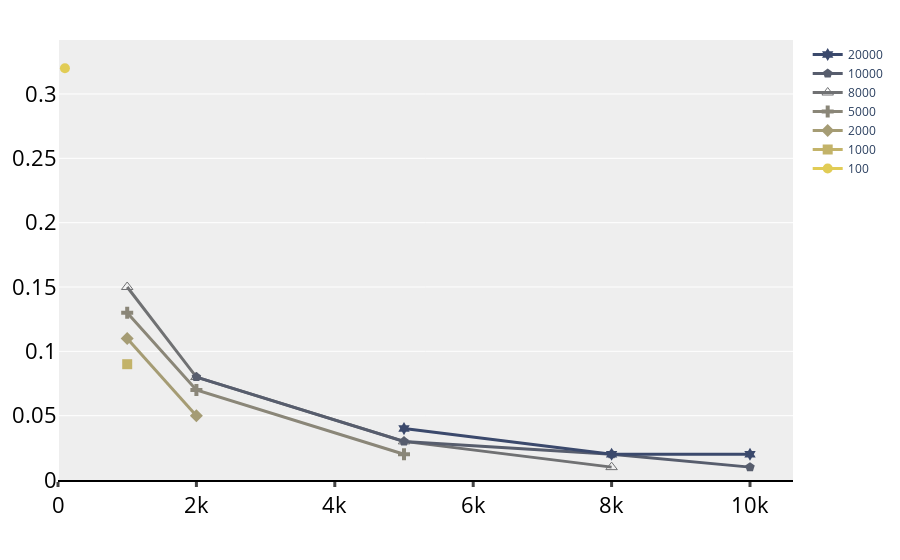

Notebook code cell kept with this figure:
### Code cell
# branch-misses
fig = go.Figure()
ploted_edge=[100,1000,2000,5000,8000,10000,20000]
for idx, e in enumerate(ploted_edge):
    same_e = res.loc[res['#E'] == e]
    fig.add_trace(go.Scatter(x=same_e["#V"], y=same_e["branch-misses"], name=f"{e}",
                             mode='lines+markers', marker=dict(symbol=marker_symbols[idx],size=10),
                             line=dict(color=colors[idx], width=3)))

fig.update_layout(xaxis=dict(showline=True, showgrid=False, rangemode="tozero",
                             linecolor='rgb(0, 0, 0)', linewidth=2,
                             tickwidth=3, tickfont=num_font, ticks='outside'),
                  yaxis=dict(tickfont=num_font, zeroline=False, showticklabels=True,rangemode="tozero",
                             showline=False),
                  showlegend=True,legend=dict(traceorder="reversed"),
                  margin=dict(autoexpand=True, l=40, r=20, t=40),
                  plot_bgcolor="#eeeeee"
                  )
fig.show()
fig.write_image("baseline_branch_miss.pdf")

### Figure 1 — Plotly figure (JSON) as saved in the notebook; plotly's stock layout.template omitted (floating-point values rounded to 4 significant figures)
{"data": [{"line": {"color": "#e1cc55", "width": 3}, "marker": {"size": 10, "symbol": "circle"}, "mode": "lines+markers", "name": "100", "type": "scatter", "x": [100], "y": [0.32]}, {"line": {"color": "#c3b369", "width": 3}, "marker": {"size": 10, "symbol": "square"}, "mode": "lines+markers", "name": "1000", "type": "scatter", "x": [1000], "y": [0.09]}, {"line": {"color": "#a59c74", "width": 3}, "marker": {"size": 10, "symbol": "diamond"}, "mode": "lines+markers", "name": "2000", "type": "scatter", "x": [1000, 2000], "y": [0.11, 0.05]}, {"line": {"color": "#8a8678", "width": 3}, "marker": {"size": 10, "symbol": "cross"}, "mode": "lines+markers", "name": "5000", "type": "scatter", "x": [1000, 2000, 5000], "y": [0.13, 0.07, 0.02]}, {"line": {"color": "#707173", "width": 3}, "marker": {"size": 10, "symbol": "triangle-up-open"}, "mode": "lines+markers", "name": "8000", "type": "scatter", "x": [1000, 2000, 5000, 8000], "y": [0.15, 0.08, 0.03, 0.01]}, {"line": {"color": "#575d6d", "width": 3}, "marker": {"size": 10, "symbol": "pentagon"}, "mode": "lines+markers", "name": "10000", "type": "scatter", "x": [2000, 5000, 8000, 10000], "y": [0.08, 0.03, 0.02, 0.01]}, {"line": {"color": "#3b496c", "width": 3}, "marker": {"size": 10, "symbol": "hexagram"}, "mode": "lines+markers", "name": "20000", "type": "scatter", "x": [5000, 8000, 10000], "y": [0.04, 0.02, 0.02]}], "layout": {"legend": {"traceorder": "reversed"}, "margin": {"autoexpand": true, "l": 40, "r": 20, "t": 40}, "plot_bgcolor": "#eeeeee", "showlegend": true, "xaxis": {"linecolor": "rgb(0, 0, 0)", "linewidth": 2, "rangemode": "tozero", "showgrid": false, "showline": true, "tickfont": {"color": "#000000", "size": 22}, "ticks": "outside", "tickwidth": 3}, "yaxis": {"rangemode": "tozero", "showline": false, "showticklabels": true, "tickfont": {"color": "#000000", "size": 22}, "zeroline": false}}}
